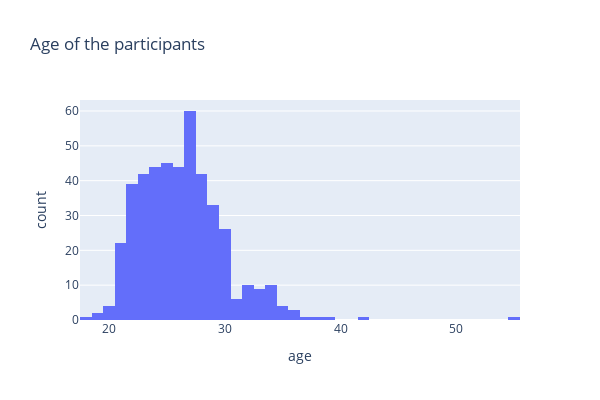

Notebook source saved alongside this figure:
### Code cell
fig2 = px.histogram(df_unique_id, x='age', title = 'Age of the participants', height=400, width=600)
fig2.show()

### Figure 1 — Plotly figure (JSON) as saved in the notebook; plotly's stock layout.template omitted (floating-point values rounded to 4 significant figures; data arrays with more than 128 entries replaced by an {"elided": "..."} marker saying what was removed)
{"data": [{"alignmentgroup": "True", "bingroup": "x", "hovertemplate": "age=%{x}<br>count=%{y}<extra></extra>", "legendgroup": "", "marker": {"color": "#636efa", "pattern": {"shape": ""}}, "name": "", "offsetgroup": "", "orientation": "v", "showlegend": false, "type": "histogram", "x": {"elided": "458 int values"}, "xaxis": "x", "yaxis": "y"}], "layout": {"barmode": "relative", "height": 400, "legend": {"tracegroupgap": 0}, "title": {"text": "Age of the participants"}, "width": 600, "xaxis": {"anchor": "y", "domain": [0, 1], "title": {"text": "age"}}, "yaxis": {"anchor": "x", "domain": [0, 1], "title": {"text": "count"}}}}
